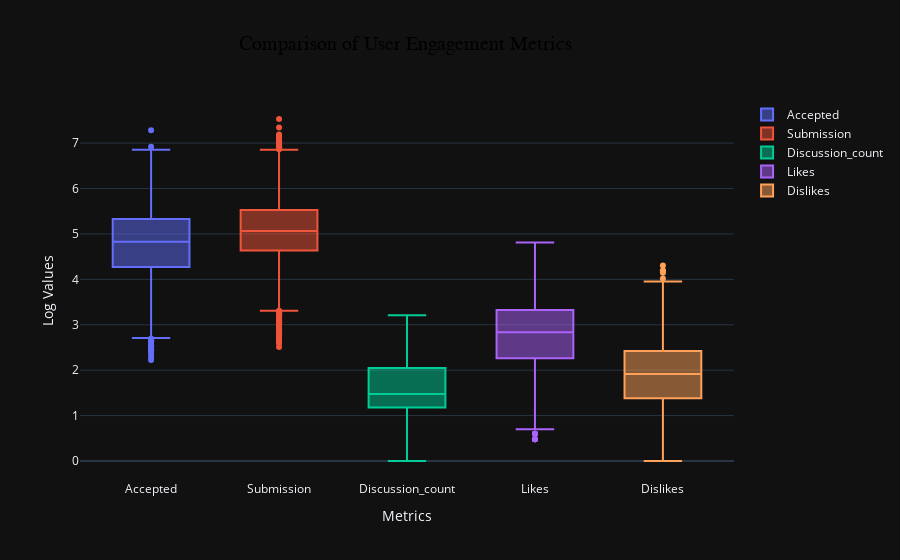

The code cell stored with this chart in its notebook:
### Code cell
# Create a subplot layout
fig = make_subplots(rows=1, cols=1)

# Create box plots for each column
for col in ['accepted', 'submission', 'discussion_count', 'likes', 'dislikes']:
    # Add a box plot trace for each column
    fig.add_trace(go.Box(y=np.log10(df[col]+1), name=col.capitalize(), width=0.6), row=1, col=1)

fig.update_layout(
    title_text='Comparison of User Engagement Metrics',
    title_font=dict(size=20, family='Arial', color='black'),
    title_x=0.45,
    xaxis_title='Metrics',
    yaxis_title='Log Values',
    boxmode='group'
)

# Show the plot
fig.show()

### Figure 1 — Plotly figure (JSON) as saved in the notebook; plotly's stock layout.template omitted (floating-point values rounded to 4 significant figures; data arrays with more than 128 entries replaced by an {"elided": "..."} marker saying what was removed)
{"data": [{"name": "Accepted", "width": 0.6, "y": {"elided": "3706 float values"}, "type": "box", "xaxis": "x", "yaxis": "y"}, {"name": "Submission", "width": 0.6, "y": {"elided": "3706 float values"}, "type": "box", "xaxis": "x", "yaxis": "y"}, {"name": "Discussion_count", "width": 0.6, "y": {"elided": "3706 float values"}, "type": "box", "xaxis": "x", "yaxis": "y"}, {"name": "Likes", "width": 0.6, "y": {"elided": "3706 float values"}, "type": "box", "xaxis": "x", "yaxis": "y"}, {"name": "Dislikes", "width": 0.6, "y": {"elided": "3706 float values"}, "type": "box", "xaxis": "x", "yaxis": "y"}], "layout": {"xaxis": {"anchor": "y", "domain": [0.0, 1.0], "title": {"text": "Metrics"}}, "yaxis": {"anchor": "x", "domain": [0.0, 1.0], "title": {"text": "Log Values"}}, "title": {"font": {"size": 20, "family": "Arial", "color": "black"}, "text": "Comparison of User Engagement Metrics", "x": 0.45}, "boxmode": "group"}}
